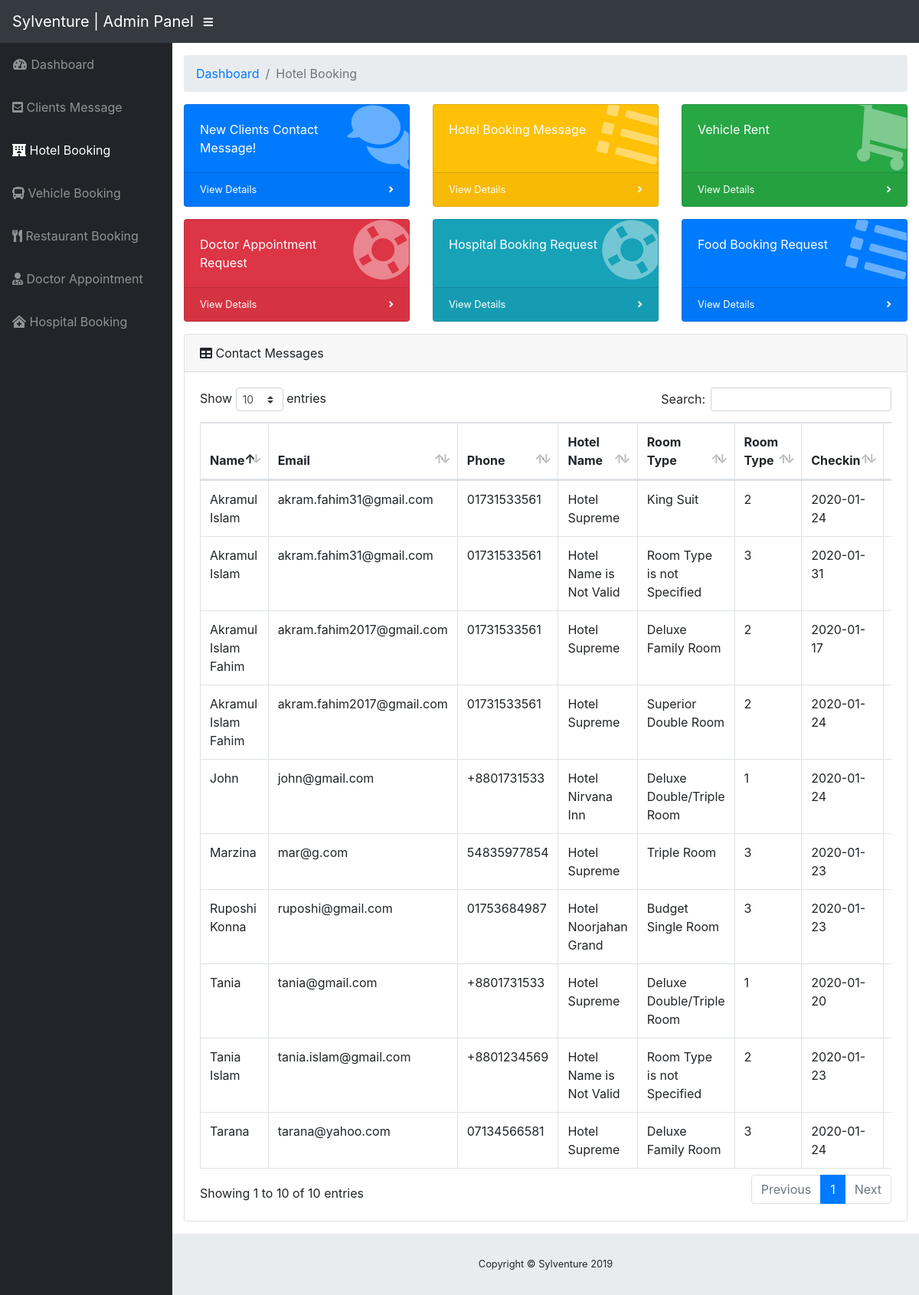
The app's page /admin/hotel_booking.php with its own data.
### tables this page shows
CREATE TABLE `hotel_reservation` (
  `id` int(11) NOT NULL,
  `name` varchar(255) NOT NULL,
  `email` varchar(255) NOT NULL,
  `phone` varchar(11) NOT NULL,
  `hotel` varchar(255) NOT NULL,
  `roomType` varchar(255) NOT NULL,
  `datein` date NOT NULL,
  `dateout` date NOT NULL,
  `rooms` int(5) NOT NULL,
  `adults` int(5) NOT NULL,
  `children` int(5) NOT NULL
);

### admin/hotel_booking.php (the view, shortened to what this page needs)
<?php
  include '../db/config.php';
?>
<!DOCTYPE html>
<html lang="en">
<head>
  <link href="vendor/fontawesome-free/css/all.min.css" rel="stylesheet" type="text/css">
  <link href="vendor/datatables/dataTables.bootstrap4.css" rel="stylesheet">
  <link href="css/sb-admin.css" rel="stylesheet">
</head>
<body id="page-top">
  <nav class="navbar navbar-expand navbar-dark bg-dark static-top">
    <a class="navbar-brand mr-1" href="index.html">Sylventure | Admin Panel</a>
    <button class="btn btn-link btn-sm text-white order-1 order-sm-0" id="sidebarToggle" href="#">
      <i class="fas fa-bars"></i>
    </button>
  </nav>
  <div id="wrapper">
    <ul class="sidebar navbar-nav">
      <li class="nav-item">
        <a class="nav-link" href="index.php">
          <i class="fas fa-fw fa-tachometer-alt"></i>
          <span>Dashboard</span>
        </a>
      </li>
      <li class="nav-item">
        <a class="nav-link" href="index.php">
          <i class="fas fa-envelope-square"></i>
          <span>Clients Message</span>
        </a>
      </li>
      <li class="nav-item active">
        <a class="nav-link" href="#">
          <i class="fas fa-hotel"></i>
          <span>Hotel Booking</span></a>
      </li>
      <li class="nav-item">
        <a class="nav-link" href="vehicle_booking.php">
          <i class="fas fa-bus"></i>
          <span>Vehicle Booking</span></a>
      </li>
      <li class="nav-item">
        <a class="nav-link" href="restaurant_booking.php">
          <i class="fas fa-utensils"></i>
          <span>Restaurant Booking</span></a>
      </li>
      <li class="nav-item">
        <a class="nav-link" href="doctor_booking.php">
          <i class="fas fa-user-md"></i>
          <span>Doctor Appointment</span></a>
      </li>
      <li class="nav-item">
        <a class="nav-link" href="hospital_booking.php">
          <i class="fas fa-clinic-medical"></i>
          <span>Hospital Booking</span></a>
      </li>
    </ul>
    <div id="content-wrapper">
      <div class="container-fluid">
        <ol class="breadcrumb">
          <li class="breadcrumb-item">
            <a href="#">Dashboard</a>
          </li>
          <li class="breadcrumb-item active">Hotel Booking</li>
        </ol>
        <div class="row">
          <div class="col-xl-4 col-sm-6 mb-3">
            <div class="card text-white bg-primary o-hidden h-100">
              <div class="card-body">
                <div class="card-body-icon">
                  <i class="fas fa-fw fa-comments"></i>
                </div>
                <div class="mr-5">New Clients Contact Message!</div>
              </div>
              <a class="card-footer text-white clearfix small z-1" href="index.php">
                <span class="float-left">View Details</span>
                <span class="float-right">
                  <i class="fas fa-angle-right"></i>
                </span>
              </a>
            </div>
          </div>
          <div class="col-xl-4 col-sm-6 mb-3">
            <div class="card text-white bg-warning o-hidden h-100">
              <div class="card-body">
                <div class="card-body-icon">
                  <i class="fas fa-fw fa-list"></i>
                </div>
                <div class="mr-5">Hotel Booking Message</div>
              </div>
              <a class="card-footer text-white clearfix small z-1" href="#">
                <span class="float-left">View Details</span>
                <span class="float-right">
                  <i class="fas fa-angle-right"></i>
                </span>
              </a>
            </div>
          </div>
          <div class="col-xl-4 col-sm-6 mb-3">
            <div class="card text-white bg-success o-hidden h-100">
              <div class="card-body">
                <div class="card-body-icon">
                  <i class="fas fa-fw fa-shopping-cart"></i>
                </div>
                <div class="mr-5">Vehicle Rent</div>
              </div>
              <a class="card-footer text-white clearfix small z-1" href="vehicle_booking.php">
                <span class="float-left">View Details</span>
                <span class="float-right">
                  <i class="fas fa-angle-right"></i>
                </span>
              </a>
            </div>
          </div>
          <div class="col-xl-4 col-sm-6 mb-3">
            <div class="card text-white bg-danger o-hidden h-100">
              <div class="card-body">
                <div class="card-body-icon">
                  <i class="fas fa-fw fa-life-ring"></i>
                </div>
                <div class="mr-5">Doctor Appointment Request</div>
              </div>
              <a class="card-footer text-white clearfix small z-1" href="doctor_booking.php">
                <span class="float-left">View Details</span>
                <span class="float-right">
                  <i class="fas fa-angle-right"></i>
                </span>
              </a>
            </div>
          </div>
		      <div class="col-xl-4 col-sm-6 mb-3">
            <div class="card text-white bg-info o-hidden h-100">
              <div class="card-body">
                <div class="card-body-icon">
                  <i class="fas fa-fw fa-life-ring"></i>
                </div>
                <div class="mr-5">Hospital Booking Request</div>
              </div>
              <a class="card-footer text-white clearfix small z-1" href="hospital_booking.php">
                <span class="float-left">View Details</span>
                <span class="float-right">
                  <i class="fas fa-angle-right"></i>
                </span>
              </a>
            </div>
          </div>
		      <div class="col-xl-4 col-sm-6 mb-3">
            <div class="card text-white bg-primary o-hidden h-100">
              <div class="card-body">
                <div class="card-body-icon">
                  <i class="fas fa-fw fa-list"></i>
                </div>
                <div class="mr-5">Food Booking Request</div>
              </div>
              <a class="card-footer text-white clearfix small z-1" href="restaurant_booking.php">
                <span class="float-left">View Details</span>
                <span class="float-right">
                  <i class="fas fa-angle-right"></i>
                </span>
              </a>
            </div>
          </div>
        </div>
        <?php
          $statement = $pdo->prepare("SELECT * FROM `hotel_reservation`");
          $statement->execute();
          $clients = $statement->fetchAll(PDO::FETCH_ASSOC);
        ?>
        <div class="card mb-3">
          <div class="card-header">
            <i class="fas fa-table"></i>
            Contact Messages</div>
          <div class="card-body">
            <div class="table-responsive">
              <table class="table table-bordered" id="dataTable" width="100%" cellspacing="0">
                <thead>
                  <tr>
                    <th>Name</th>
                    <th>Email</th>
                    <th>Phone</th>
                    <th>Hotel Name</th>
                    <th>Room Type</th>
                    <th>Room Type</th>
                    <th>Checkin</th>
                    <th>Checkout</th>
                  </tr>
                </thead>
                <tbody>
                  <?php foreach ($clients as $client): ?>
                    <tr>
                    <td><?php echo $client['name'] ?></td>
                    <td><?php echo $client['email'] ?></td>
                    <td><?php echo $client['phone'] ?></td>
                    <td><?php echo $client['hotel'] ?></td>
                    <td><?php echo $client['roomType'] ?></td>
                    <td><?php echo $client['rooms'] ?></td>
                    <td><?php echo $client['datein'] ?></td>
                    <td><?php echo $client['dateout'] ?></td>
                  </tr>
                  <?php endforeach ?>
                </tbody>
              </table>
            </div>
          </div>
        </div>
      </div>
      <footer class="sticky-footer">
        <div class="container my-auto">
          <div class="copyright text-center my-auto">
            <span>Copyright © Sylventure 2019</span>
          </div>
        </div>
      </footer>
    </div>
  </div>
</body>
</html>

### records on screen
hotel_reservation: name "Akramul Islam", email "akram.fahim31@gmail.com", phone "01731533561", hotel "Hotel Supreme", roomType "King Suit", rooms "2", datein "2020-01-24"
hotel_reservation: name "Tania", email "tania@gmail.com", phone "+8801731533", hotel "Hotel Supreme", roomType "Deluxe Double/Triple Room", rooms "1", datein "2020-01-20"
hotel_reservation: name "John", email "john@gmail.com", phone "+8801731533", hotel "Hotel Nirvana Inn", roomType "Deluxe Double/Triple Room", rooms "1", datein "2020-01-24"
hotel_reservation: name "Akramul Islam Fahim", email "akram.fahim2017@gmail.com", phone "01731533561", hotel "Hotel Supreme", roomType "Deluxe Family Room", rooms "2", datein "2020-01-17"
hotel_reservation: name "Tarana", email "tarana@yahoo.com", phone "07134566581", hotel "Hotel Supreme", roomType "Deluxe Family Room", rooms "3", datein "2020-01-24"
hotel_reservation: name "Marzina", email "mar@g.com", phone "54835977854", hotel "Hotel Supreme", roomType "Triple Room", rooms "3", datein "2020-01-23"
hotel_reservation: name "Ruposhi Konna", email "ruposhi@gmail.com", phone "01753684987", hotel "Hotel Noorjahan Grand", roomType "Budget Single Room", rooms "3", datein "2020-01-23"
hotel_reservation: name "Akramul Islam Fahim", email "akram.fahim2017@gmail.com", phone "01731533561", hotel "Hotel Supreme", roomType "Superior Double Room", rooms "2", datein "2020-01-24"
hotel_reservation: name "Akramul Islam", email "akram.fahim31@gmail.com", phone "01731533561", hotel "Hotel Name is Not Valid", roomType "Room Type is not Specified", rooms "3", datein "2020-01-31"
hotel_reservation: name "Tania Islam", email "tania.islam@gmail.com", phone "+8801234569", hotel "Hotel Name is Not Valid", roomType "Room Type is not Specified", rooms "2", datein "2020-01-23"
